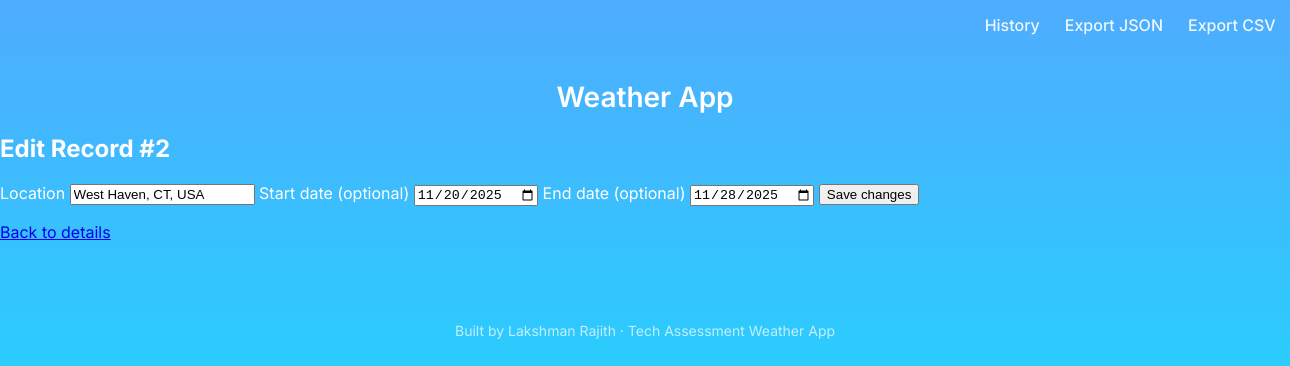
Screenshot of /history/2/edit with the database file from the repository.
### app.py (models this page shows, shortened)
class WeatherQuery(db.Model):
    __tablename__ = "weather_queries"
    id = db.Column(db.Integer, primary_key=True)
    user_input = db.Column(db.String(255), nullable=False)
    normalized_name = db.Column(db.String(255))
    lat = db.Column(db.Float)
    lon = db.Column(db.Float)
    start_date = db.Column(db.Date)
    end_date = db.Column(db.Date)
    created_at = db.Column(db.DateTime, default=datetime.utcnow)
    current_weather_json = db.Column(db.Text)
    forecast_json = db.Column(db.Text)

### app.py (the view, shortened to what this page needs)
@app.route("/history/<int:query_id>/edit", methods=["GET", "POST"])
def edit(query_id):
    q = WeatherQuery.query.get_or_404(query_id)
    return render_template("edit.html", query=q)

### templates/edit.html
{% extends "base.html" %}
{% block content %}
<h2>Edit Record #{{ query.id }}</h2>
<form method="POST" class="card">
  <label>Location</label>
  <input
    type="text"
    name="location"
    value="{{ query.user_input }}"
    required
  >
  <label>Start date (optional)</label>
  <input
    type="date"
    name="start_date"
    value="{{ query.start_date.isoformat() if query.start_date else '' }}"
  >
  <label>End date (optional)</label>
  <input
    type="date"
    name="end_date"
    value="{{ query.end_date.isoformat() if query.end_date else '' }}"
  >
  <button type="submit">Save changes</button>
</form>
<p><a href="{{ url_for('detail', query_id=query.id) }}">Back to details</a></p>
{% endblock %}

### statics/style.css (style rules this page uses)
body { margin: 0; font-family: system-ui, -apple-system, BlinkMacSystemFont, "Segoe UI", sans-serif; background: linear-gradient(145deg, #3b82f6, #22c1c3); min-height: 100vh; color: #0f172a; }

### templates/base.html (style rules this page uses)
body { margin: 0; font-family: "Inter", sans-serif; background: linear-gradient(180deg, #4facfe, #00f2fe); color: white; min-height: 100vh; }

### rows the page displays
WeatherQuery: id "2", location "West Haven, CT, USA", start_date "11/20/2025", end_date "11/28/2025"
